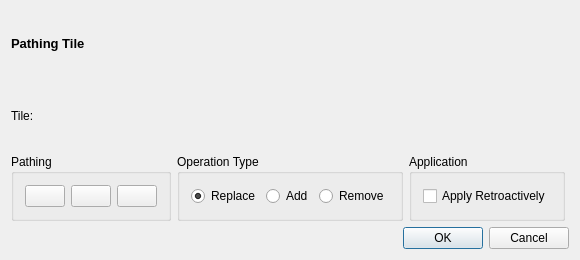
<?xml version="1.0" encoding="UTF-8"?>
<ui version="4.0">
 <class>TilePather</class>
 <widget class="QWidget" name="TilePather">
  <property name="windowModality">
   <enum>Qt::ApplicationModal</enum>
  </property>
  <property name="geometry">
   <rect>
    <x>0</x>
    <y>0</y>
    <width>580</width>
    <height>260</height>
   </rect>
  </property>
  <property name="windowTitle">
   <string>Tile Pathing</string>
  </property>
  <layout class="QVBoxLayout" name="verticalLayout">
   <item>
    <widget class="QLabel" name="pathingTileLabel">
     <property name="text">
      <string>&lt;html&gt;&lt;head/&gt;&lt;body&gt;&lt;p&gt;&lt;span style=&quot; font-size:10pt; font-weight:600;&quot;&gt;Pathing Tile&lt;/span&gt;&lt;/p&gt;&lt;/body&gt;&lt;/html&gt;</string>
     </property>
    </widget>
   </item>
   <item>
    <widget class="QLabel" name="selectedTileLabel">
     <property name="text">
      <string>Tile:</string>
     </property>
    </widget>
   </item>
   <item>
    <layout class="QHBoxLayout" name="flowlayout_placeholder"/>
   </item>
   <item>
    <layout class="QHBoxLayout" name="horizontalLayout_2">
     <item>
      <widget class="QGroupBox" name="groupBox_2">
       <property name="title">
        <string>Pathing</string>
       </property>
       <layout class="QHBoxLayout" name="horizontalLayout_4">
        <item>
         <widget class="QPushButton" name="unwalkable">
          <property name="toolTip">
           <string>Whether the brush will apply unwalkable.</string>
          </property>
          <property name="text">
           <string/>
          </property>
          <property name="icon">
           <iconset>
            <normaloff>data/icons/walkable.png</normaloff>data/icons/walkable.png</iconset>
          </property>
          <property name="iconSize">
           <size>
            <width>32</width>
            <height>32</height>
           </size>
          </property>
          <property name="checkable">
           <bool>true</bool>
          </property>
         </widget>
        </item>
        <item>
         <widget class="QPushButton" name="unflyable">
          <property name="toolTip">
           <string>Whether the brush will apply unflyable.</string>
          </property>
          <property name="text">
           <string/>
          </property>
          <property name="icon">
           <iconset>
            <normaloff>data/icons/flyable.png</normaloff>data/icons/flyable.png</iconset>
          </property>
          <property name="iconSize">
           <size>
            <width>32</width>
            <height>32</height>
           </size>
          </property>
          <property name="checkable">
           <bool>true</bool>
          </property>
         </widget>
        </item>
        <item>
         <widget class="QPushButton" name="unbuildable">
          <property name="toolTip">
           <string>Whether the brush will aply unbuildable</string>
          </property>
          <property name="text">
           <string/>
          </property>
          <property name="icon">
           <iconset>
            <normaloff>data/icons/buildable.png</normaloff>data/icons/buildable.png</iconset>
          </property>
          <property name="iconSize">
           <size>
            <width>32</width>
            <height>32</height>
           </size>
          </property>
          <property name="checkable">
           <bool>true</bool>
          </property>
         </widget>
        </item>
       </layout>
      </widget>
     </item>
     <item>
      <widget class="QGroupBox" name="groupBox">
       <property name="toolTip">
        <string>How the new pathing is applied</string>
       </property>
       <property name="title">
        <string>Operation Type</string>
       </property>
       <layout class="QHBoxLayout" name="horizontalLayout_3">
        <item>
         <widget class="QRadioButton" name="replaceType">
          <property name="toolTip">
           <string>Replaces the existing pathing</string>
          </property>
          <property name="text">
           <string>Replace</string>
          </property>
          <property name="checked">
           <bool>true</bool>
          </property>
         </widget>
        </item>
        <item>
         <widget class="QRadioButton" name="addType">
          <property name="toolTip">
           <string>Adds to the existing pathing any types that are selected.</string>
          </property>
          <property name="text">
           <string>Add</string>
          </property>
         </widget>
        </item>
        <item>
         <widget class="QRadioButton" name="removeType">
          <property name="toolTip">
           <string>Removes from the existing pathing all the types selected.</string>
          </property>
          <property name="text">
           <string>Remove</string>
          </property>
         </widget>
        </item>
       </layout>
      </widget>
     </item>
     <item>
      <widget class="QGroupBox" name="groupBox_3">
       <property name="title">
        <string>Application</string>
       </property>
       <layout class="QVBoxLayout" name="verticalLayout_2">
        <item>
         <widget class="QCheckBox" name="applyRetroactively">
          <property name="toolTip">
           <string>Whether the pathing is applied to all existing tiles or only to newly placed tiles.</string>
          </property>
          <property name="text">
           <string>Apply Retroactively</string>
          </property>
         </widget>
        </item>
       </layout>
      </widget>
     </item>
     <item>
      <spacer name="horizontalSpacer_2">
       <property name="orientation">
        <enum>Qt::Horizontal</enum>
       </property>
       <property name="sizeHint" stdset="0">
        <size>
         <width>40</width>
         <height>20</height>
        </size>
       </property>
      </spacer>
     </item>
    </layout>
   </item>
   <item>
    <widget class="QDialogButtonBox" name="buttonBox">
     <property name="standardButtons">
      <set>QDialogButtonBox::Cancel|QDialogButtonBox::Ok</set>
     </property>
    </widget>
   </item>
  </layout>
 </widget>
 <layoutdefault spacing="6" margin="11"/>
 <resources/>
 <connections/>
</ui>
